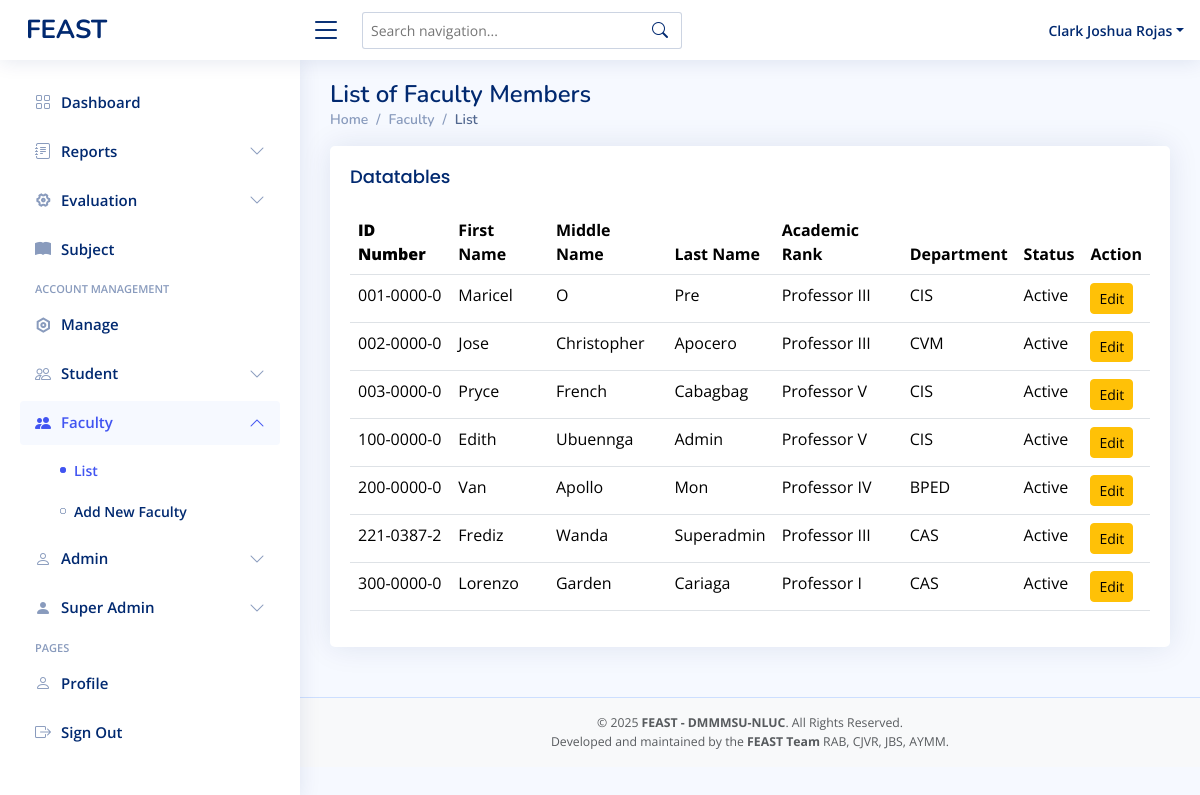
Page /superadmin-facultylist.php (signed in) on the committed database.
### tables this page shows
CREATE TABLE `faculty` (
  `idnumber` varchar(11) NOT NULL,
  `first_name` varchar(50) NOT NULL,
  `mid_name` varchar(50) NOT NULL,
  `last_name` varchar(50) NOT NULL,
  `password` varchar(255) DEFAULT NULL,
  `department` varchar(50) NOT NULL,
  `faculty_rank` varchar(50) DEFAULT NULL,
  `role` varchar(50) NOT NULL DEFAULT 'faculty',
  `status` varchar(11) NOT NULL DEFAULT 'active'
);

### superadmin-facultylist.php (the view, shortened to what this page needs)
<?php
include 'conn/conn.php';
$query = "SELECT * FROM faculty  WHERE role = 'faculty'";
$result = mysqli_query($conn, $query);
?>
<!DOCTYPE html>
<html lang="en">
<head>
  <?php include 'head.php' ?>
</head>
<body>
  <?php include 'superadmin-header.php' ?>
  <?php include 'superadmin-sidebar.php' ?>
  <main id="main" class="main">
    <div class="pagetitle">
      <h1>List of Faculty Members</h1>
      <nav>
        <ol class="breadcrumb">
          <li class="breadcrumb-item"><a href="superadmin-dashboard.php">Home</a></li>
          <li class="breadcrumb-item">Faculty</li>
          <li class="breadcrumb-item active">List</li>
        </ol>
      </nav>
    </div>
    <section class="section ">
      <div class="row">
        <div class="col-lg-12">
          <div class="card">
            <div class="card-body table-responsive">
              <h5 class="card-title">Datatables</h5>
              <table class="table datatable">
                <thead>
                  <tr>
                    <th>
                      <b>ID Number</b>
                    </th>
                    <th>First Name</th>
                    <th>Middle Name</th>
                    <th>Last Name</th>
                    <th>Academic Rank</th>
                    <th>Department</th>
                    <th>Status</th>
                    <th>Action</th>
                  </tr>
                </thead>
                <tbody>
                  <tr>
                    <?php
                    while ($row = mysqli_fetch_assoc($result)) {
                    ?>
                      <td class="text-capitalize"><?php echo $row['idnumber']; ?></td>
                      <td class="text-capitalize"><?php echo $row['first_name']; ?></td>
                      <td class="text-capitalize"><?php echo $row['mid_name']; ?></td>
                      <td class="text-capitalize"><?php echo $row['last_name']; ?></td>
                      <td class="text-capitalize"><?php echo $row['faculty_rank']; ?></td>
                      <td class="text-uppercase"><?php echo $row['department']; ?></td>
                      <td class="text-capitalize"><?php echo $row['status']; ?></td>
                      <td>
                        <a href="superadmin-editfaculty.php?id=<?php echo $row['idnumber']; ?>" class="btn btn-warning btn-sm">Edit</a>
                  </tr>
                <?php
                    }
                ?>
                </tbody>
              </table>
            </div>
          </div>
        </div>
      </div>
    </section>
  </main>
  <?php include 'footer.php'?>
</body>
</html>

### assets/css/style.css (style rules this page uses)
:root { scroll-behavior: smooth; }
body { font-family: "Open Sans", sans-serif; background: #f6f9ff; color: #444444; }
a { color: #4154f1; text-decoration: none; }
h1, h2, h3, h4, h5, h6 { font-family: "Nunito", sans-serif; }
#main { margin-top: 60px; padding: 20px 30px; transition: all 0.3s; }
.pagetitle { margin-bottom: 10px; }
.pagetitle h1 { font-size: 24px; margin-bottom: 0; font-weight: 600; color: #012970; }
.card { margin-bottom: 30px; border: none; border-radius: 5px; box-shadow: 0px 0 30px rgba(1, 41, 112, 0.1); }
.card-title { padding: 20px 0 15px 0; font-size: 18px; font-weight: 500; color: #012970; font-family: "Poppins", sans-serif; }
.card-body { padding: 0 20px 20px 20px; }
.breadcrumb { font-size: 14px; font-family: "Nunito", sans-serif; color: #899bbd; font-weight: 600; }
.breadcrumb a { color: #899bbd; transition: 0.3s; }
.breadcrumb .breadcrumb-item::before { color: #899bbd; }
.breadcrumb .active { color: #51678f; font-weight: 600; }
@media (min-width: 1200px) { #main, #footer { margin-left: 300px; } }

### rows in the picture
faculty: idnumber "001-0000-0", first_name "Maricel", mid_name "O", last_name "Pre", faculty_rank "Professor III", department "CIS", status "Active"
faculty: idnumber "002-0000-0", first_name "Jose", mid_name "Christopher", last_name "Apocero", faculty_rank "Professor III", department "CVM", status "Active"
faculty: idnumber "003-0000-0", first_name "Pryce", mid_name "French", last_name "Cabagbag", faculty_rank "Professor V", department "CIS", status "Active"
faculty: idnumber "100-0000-0", first_name "Edith", mid_name "Ubuennga", last_name "Admin", faculty_rank "Professor V", department "CIS", status "Active"
faculty: idnumber "200-0000-0", first_name "Van", mid_name "Apollo", last_name "Mon", faculty_rank "Professor IV", department "BPED", status "Active"
faculty: idnumber "221-0387-2", first_name "Frediz", mid_name "Wanda", last_name "Superadmin", faculty_rank "Professor III", department "CAS", status "Active"
faculty: idnumber "300-0000-0", first_name "Lorenzo", mid_name "Garden", last_name "Cariaga", faculty_rank "Professor I", department "CAS", status "Active"

### other values in the picture
$_SESSION['first_name'] "Clark Joshua"
$_SESSION['last_name'] "Rojas"
